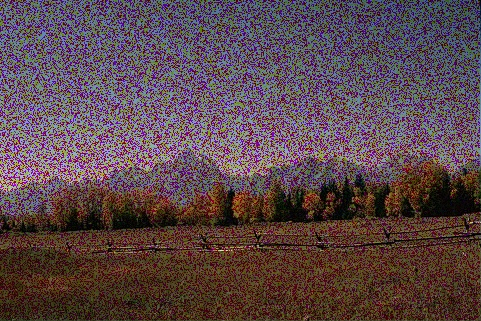
%> input picture Project1/A53097130/data/snp/1.jpg, 481 x 321 px
$ octave ans1c.m   (GNU Octave 9; MATLAB toolbox functions it lacks are replaced by stand-ins)
%> lines starting %> are read from the running program, lines starting %| are printed output that depends on the picture
clc;
close all;

input1 = imread('../Data/snp/1.jpg');
%> input1 is the input picture: size 321x481x3 uint8; mean R, G, B 91, 71.2, 75.9
input2 = imread('../Data/snp/2.jpg');
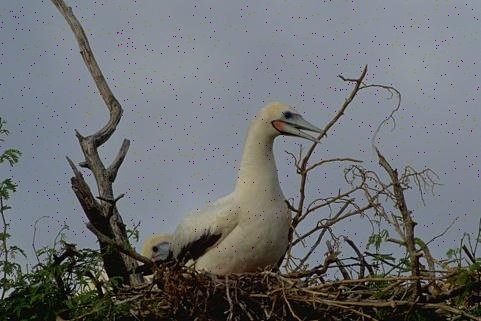
%> input picture Project1/A53097130/data/snp/2.jpg, 481 x 321 px
%> input2 is the input picture: size 321x481x3 uint8; mean R, G, B 108.9, 111.6, 114.7
input3 = imread('../Data/snp/3.jpg');
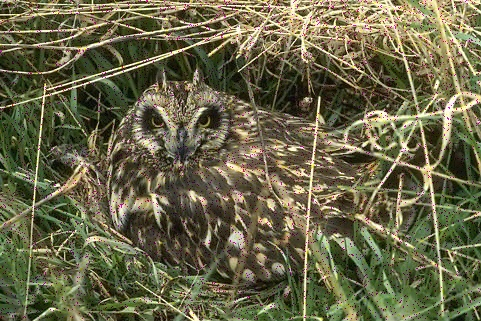
%> input picture Project1/A53097130/data/snp/3.jpg, 481 x 321 px
%> input3 is the input picture: size 321x481x3 uint8; mean R, G, B 105.4, 102.3, 72.6
input4 = imread('../Data/snp/4.jpg');
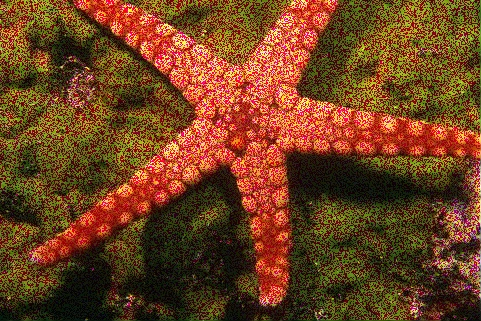
%> input picture Project1/A53097130/data/snp/4.jpg, 481 x 321 px
%> input4 is the input picture: size 321x481x3 uint8; mean R, G, B 111.4, 65.2, 32.5
input5 = imread('../Data/snp/5.jpg');
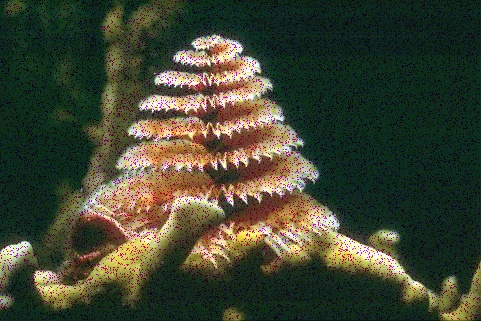
%> input picture Project1/A53097130/data/snp/5.jpg, 481 x 321 px
%> input5 is the input picture: size 321x481x3 uint8; mean R, G, B 65.3, 69.3, 51.1

arr = cat(3, input1, input2, input3, input4, input5);
filterSize = [14 3 5 20 7];

for i=1:5    %image counter
    imR  = arr(:,:,(i-1)*3+1);
    imG  = arr(:,:,(i-1)*3+2);
    imB  = arr(:,:,(i-1)*3+3);

    resR = medfilt2(imR, [filterSize(i) filterSize(i)]);
    resG = medfilt2(imG, [filterSize(i) filterSize(i)]);
    resB = medfilt2(imB, [filterSize(i) filterSize(i)]);

    res = cat(3,resR, resG, resB);
    dest = sprintf('../Results/ans1c_image%d_median_filterSize3x3.jpg', i);
    imwrite(res, dest);
end
%> this loop made 5 passes
%> pass 1, `imG  = arr(:,:,(i-1)*3+2);`:
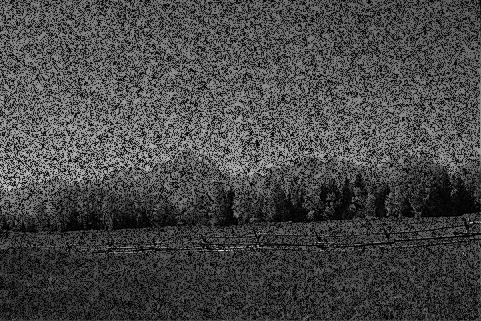
%> imG: size 321x481 uint8; min 0, max 225, mean 71.2
%> pass 1, `imB  = arr(:,:,(i-1)*3+3);`:
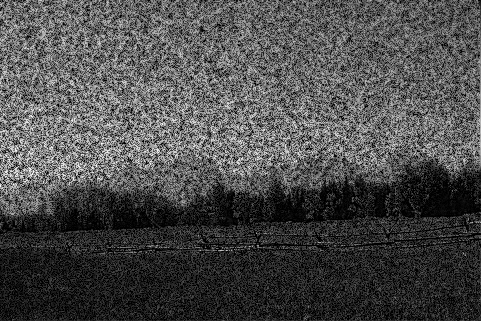
%> imB: size 321x481 uint8; min 0, max 255, mean 75.9
%> pass 1, `resR = medfilt2(imR, [filterSize(i) filterSize(i)]);`:
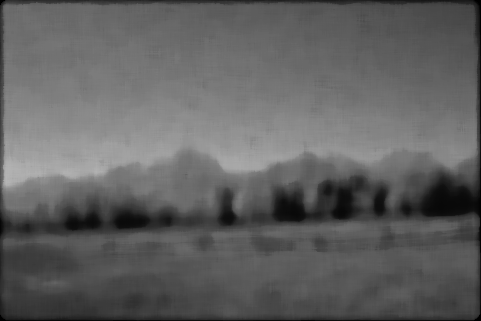
%> resR: size 321x481 uint8; min 0, max 180, mean 97
